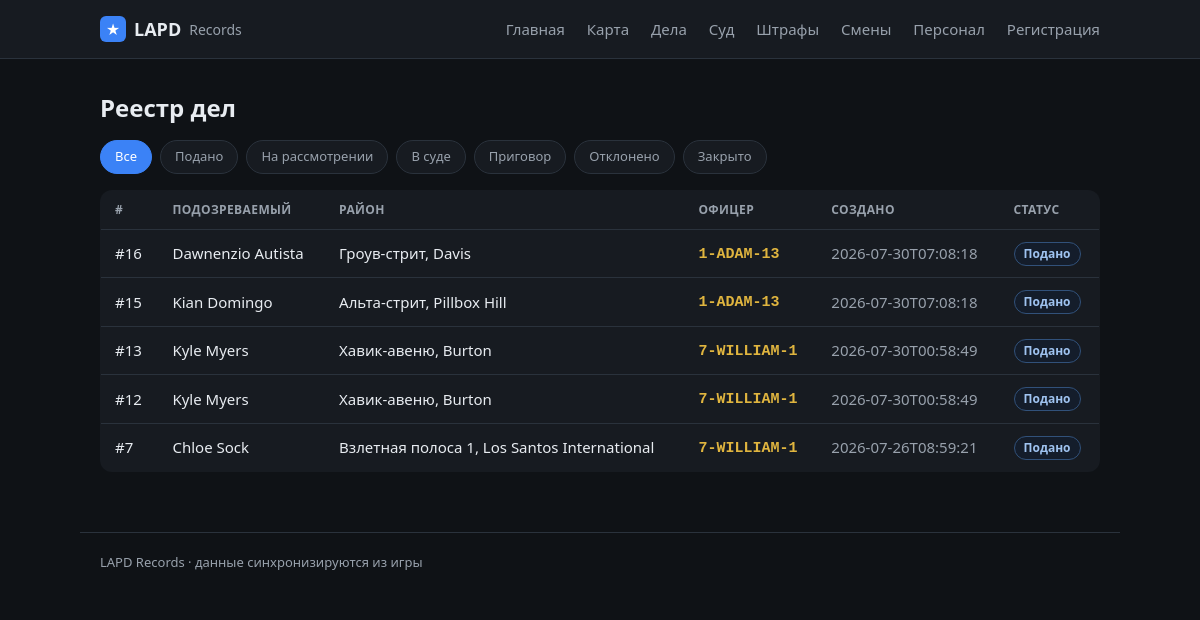
The app's page /cases with its own data.
### tables this page shows
CREATE TABLE cases (
                id INTEGER PRIMARY KEY AUTOINCREMENT,
                officer_id INTEGER NOT NULL,
                suspect_name TEXT,
                wanted INTEGER DEFAULT 0,
                license_state TEXT,
                citations INTEGER DEFAULT 0,
                zone TEXT,
                postal TEXT,
                game_time TEXT,
                created_at TEXT NOT NULL,
                screenshot TEXT,
                status TEXT NOT NULL DEFAULT 'submitted',
                discord_sent INTEGER DEFAULT 0,
                vehicle_model TEXT, vehicle_plate TEXT, vehicle_color TEXT,
                charges TEXT, found_items TEXT, reason TEXT, notes TEXT,
                mugshot TEXT, fine INTEGER, bail INTEGER, jail_time TEXT,
                is_test INTEGER DEFAULT 0, external_id TEXT,
                FOREIGN KEY (officer_id) REFERENCES officers(id)
            );

CREATE TABLE officers (
                id INTEGER PRIMARY KEY AUTOINCREMENT,
                callsign TEXT UNIQUE NOT NULL,
                name TEXT
            , current_status TEXT, status_since TEXT, rank TEXT, department TEXT, discord TEXT, is_admin INTEGER);

### app/main.py (the view)
@app.route("/cases")
def cases():
    status = request.args.get("status") or None
    return render_template("cases.html", cases=db.list_cases(200, status=status),
                           statuses=db.STATUSES, active_status=status)

### app/db.py (called while the page is built)
def fmt_dt(iso):
    try:
        dt = datetime.datetime.fromisoformat(iso)
        return dt.strftime("%d.%m.%Y %H:%M")
    except Exception:
        return iso or "—"

@contextmanager
def get_conn():
    conn = sqlite3.connect(config.DB_PATH)
    conn.row_factory = sqlite3.Row
    try:
        yield conn
        conn.commit()
    finally:
        conn.close()

def _jsonlist(val):
    if not val:
        return []
    try:
        return json.loads(val)
    except Exception:
        return [x.strip() for x in str(val).split(",") if x.strip()]

def _parse_charge(s):
    import re as _re
    m = _re.match(r"^\s*(\S+)\s·\s(.+?)(?:\s\(([^)]+)\))?\s*$", s or "")
    if m:
        return {"code": m.group(1), "desc": m.group(2), "cls": m.group(3) or ""}
    return {"code": "", "desc": s or "", "cls": ""}

def list_cases(limit=100, officer_id=None, status=None):
    q = """SELECT cases.*, officers.callsign, officers.name AS officer_name
           FROM cases JOIN officers ON officers.id = cases.officer_id"""
    conds, params = [], []
    if officer_id:
        conds.append("cases.officer_id=?"); params.append(officer_id)
    if status:
        conds.append("cases.status=?"); params.append(status)
    if conds:
        q += " WHERE " + " AND ".join(conds)
    q += " ORDER BY cases.id DESC LIMIT ?"; params.append(limit)
    with get_conn() as c:
        return [_row_to_case(r) for r in c.execute(q, params).fetchall()]

def _fix_rooms(s):
    return re.sub(r"(\d)([А-Я])", lambda m: m.group(1) + _CYR2LAT.get(m.group(2), m.group(2)), s)

def localize(text):
    if not text or not isinstance(text, str):
        return text
    out = text
    for en, ru in _PHRASES:
        out = out.replace(en, ru)
    return _fix_rooms(out)

def localize_narrative(text):
    if not text or not isinstance(text, str):
        return text
    t = text
    for en, ru in [
        ("After investigation, probable cause was determined for the arrest.",
         "После разбирательства установлено достаточное основание для ареста."),
        ("following a", "по вызову"),
        ("Officer arrested", "сотрудник задержал"),
        ("(DOB ", "(дата рожд. "),
    ]:
        t = t.replace(en, ru)
    t = t.replace(" call.", ".").replace(" call,", ",").replace(" call ", " ")
    t = re.sub(r"\b(Jan|Feb|Mar|Apr|May|Jun|Jul|Aug|Sep|Oct|Nov|Dec)\s+(\d{1,2})\b",
               lambda m: m.group(2) + " " + _MONTHS[m.group(1)], t)
    if t.startswith("On "):
        t = t[3:]
    return t

### app/templates/cases.html (shortened to what this page needs)
{% extends "base.html" %}
{% block content %}
<h1>Реестр дел</h1>
<div class="filters">
  <a href="{{ url_for('cases') }}" class="chip {{ 'on' if not active_status }}">Все</a>
  {% for s in statuses %}
    <a href="{{ url_for('cases', status=s) }}" class="chip {{ 'on' if active_status==s }}">{{ STATUS_RU[s] }}</a>
  {% endfor %}
</div>
{% if cases %}
<table class="tbl">
  <thead><tr><th>#</th><th>Подозреваемый</th><th>Район</th><th>Офицер</th><th>Создано</th><th>Статус</th></tr></thead>
  <tbody>
  {% for c in cases %}
    <tr onclick="location='{{ url_for('case_view', cid=c.id) }}'">
      <td>#{{ c.id }}</td>
      <td>{{ c.suspect_name }}
        {% if c.wanted %}<span class="tag wanted">розыск</span>{% endif %}</td>
      <td>{{ c.zone or '—' }}</td>
      <td><span class="cs">{{ c.callsign }}</span></td>
      <td class="muted">{{ c.created_at }}</td>
      <td><span class="tag st-{{ c.status }}">{{ c.status_ru }}</span></td>
    </tr>
  {% endfor %}
  </tbody>
</table>
{% else %}
  <p class="empty">Нет дел по этому фильтру.</p>
{% endif %}
{% endblock %}

### app/static/style.css (style rules this page uses)
:root { --bg:#0f1216; --surface:#171b21; --surface2:#1d232b; --border:#2a323c; --text:#e8ecf1; --muted:#98a1ac; --accent:#3b82f6; --accent2:#2563eb; --wanted:#e05252; --ok:#3fa66a; --gold:#e0b53f; }
* { box-sizing:border-box }
body { margin:0;background:var(--bg);color:var(--text); font-family:system-ui,-apple-system,"Segoe UI",Roboto,sans-serif;font-size:15px;line-height:1.5 }
a { color:inherit;text-decoration:none }
h1 { font-size:24px;margin:.2em 0 .6em }
.tbl { width:100%;border-collapse:collapse;background:var(--surface);border:1px solid var(--border);border-radius:12px;overflow:hidden }
.tbl th { text-align:left;font-size:12px;text-transform:uppercase;letter-spacing:.4px;color:var(--muted); padding:10px 14px;border-bottom:1px solid var(--border) }
.tbl td { padding:11px 14px;border-bottom:1px solid var(--border) }
.tbl tbody tr { cursor:pointer;transition:background .12s }
.tbl tbody tr:last-child td { border-bottom:none }
.cs { font-family:ui-monospace,Consolas,monospace;color:var(--gold);font-weight:600 }
.muted { color:var(--muted) }
.tag { display:inline-block;padding:2px 9px;border-radius:20px;font-size:12px;font-weight:600; background:var(--surface2);border:1px solid var(--border);color:var(--muted) }
.st-submitted { color:#9fc3f0;border-color:#31517a;background:#141d2b }
.filters { display:flex;flex-wrap:wrap;gap:8px;margin-bottom:16px }
.chip { padding:6px 14px;border-radius:20px;background:var(--surface);border:1px solid var(--border);color:var(--muted);font-size:13px }
.chip.on { background:var(--accent);color:#fff;border-color:var(--accent) }

### records on screen
cases: id "16", suspect_name "Dawnenzio Autista", zone "Гроув-стрит, Davis", callsign "1-ADAM-13", created_at "2026-07-30T07:08:18", status_ru "Подано"
cases: id "15", suspect_name "Kian Domingo", zone "Альта-стрит, Pillbox Hill", callsign "1-ADAM-13", created_at "2026-07-30T07:08:18", status_ru "Подано"
cases: id "13", suspect_name "Kyle Myers", zone "Хавик-авеню, Burton", callsign "7-WILLIAM-1", created_at "2026-07-30T00:58:49", status_ru "Подано"
cases: id "12", suspect_name "Kyle Myers", zone "Хавик-авеню, Burton", callsign "7-WILLIAM-1", created_at "2026-07-30T00:58:49", status_ru "Подано"
cases: id "7", suspect_name "Chloe Sock", zone "Взлетная полоса 1, Los Santos International", callsign "7-WILLIAM-1", created_at "2026-07-26T08:59:21", status_ru "Подано"

### other values on screen
{{ community }} "LAPD"
{{ STATUS_RU[s] }} "Подано" "На рассмотрении" "В суде" "Приговор" "Отклонено" "Закрыто"
